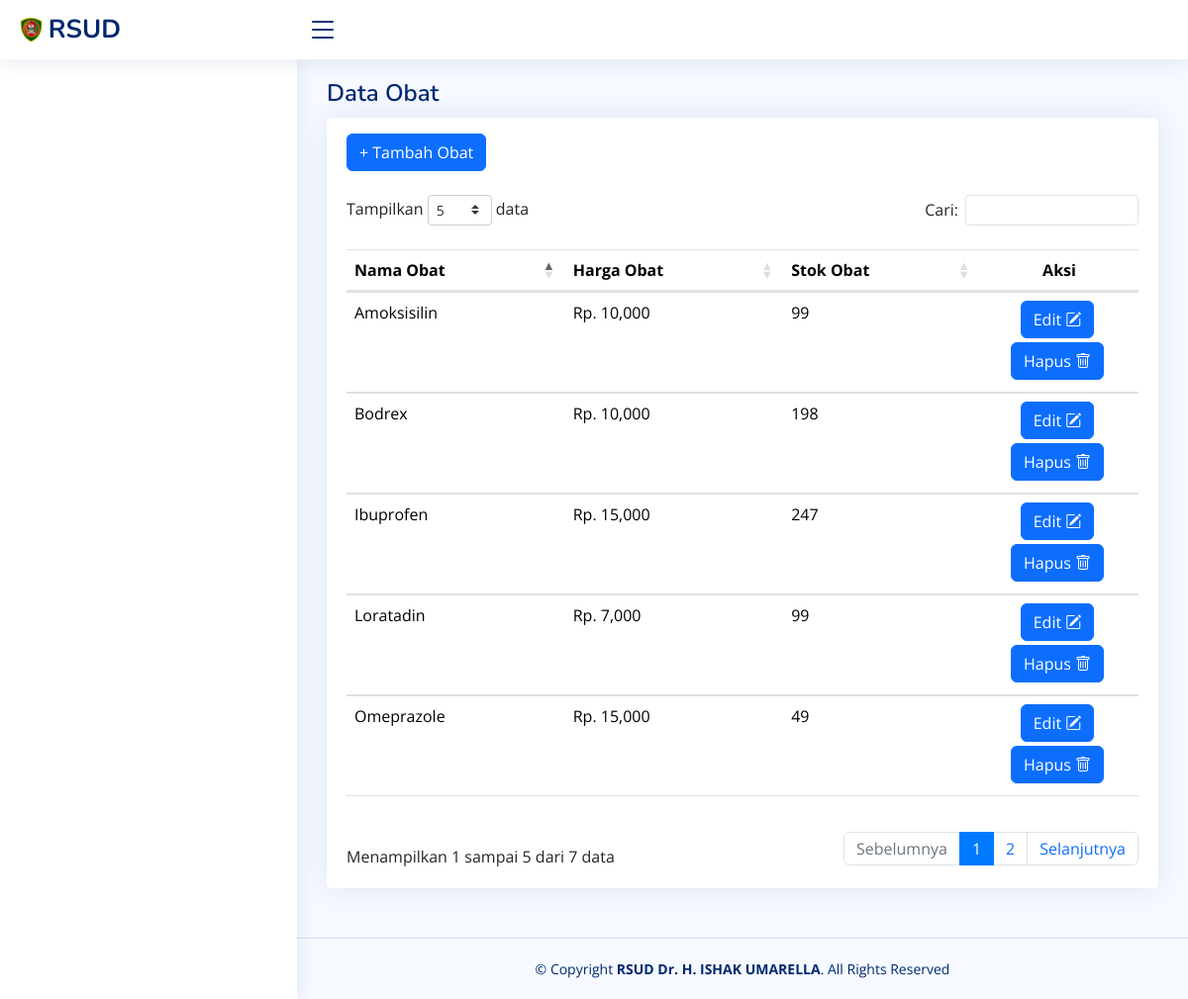
/index.php/admin/obat, run on the app's committed database.
### tables this page shows
CREATE TABLE `t_obat` (
  `id_obat` int(11) NOT NULL,
  `nama_obat` varchar(255) NOT NULL,
  `harga_obat` bigint(20) NOT NULL,
  `stok_obat` int(11) NOT NULL
);

### application/controllers/Admin.php (called while the page is built, shortened)
<?php
class Admin extends CI_Controller
{
    public function __construct()
    {
        $this->load->library('form_validation');
    }
    public function obat()
    {
        $data['obat'] = $this->db->get('t_obat')->result();
        $data['title'] = 'Manajemen Obat';
        $this->load->view('templates/main/header', $data);
        $this->load->view('templates/main/sidebar', $data);
        $this->load->view('admin/obat', $data);
        $this->load->view('templates/main/footer');
    }
}

### index.php (called while the page is built, shortened)
<?php
require_once BASEPATH.'core/CodeIgniter.php';

### application/views/admin/obat.php (the view, shortened to what this page needs)
<main id="main" class="main">
    <div class="pagetitle">
        <h1>Data Obat</h1>
    </div>
    <section class="section">
        <div class="row">
            <div class="col-lg-12">
                <div class="card">
                    <div class="card-body mt-3">
                        <div class="pb-3">
                            <button type="button" class="btn btn-primary" data-bs-toggle="modal" data-bs-target="#modalTambahObat">
                                + Tambah Obat
                            </button>
                        </div>
                        <div class="table-table-container mt-2">
                            <table id="example" class="table  my-4">
                                <thead>
                                    <tr>
                                        <th>Nama Obat</th>
                                        <th>Harga Obat</th>
                                        <th>Stok Obat</th>
                                        <th class="text-center" style="width: 20%;" data-sortable="false">Aksi</th>
                                    </tr>
                                </thead>
                                <tbody>
                                    <?php foreach ($obat as $o) : ?>
                                        <tr>
                                            <td><?= $o->nama_obat ?></td>
                                            <td>Rp. <?= number_format($o->harga_obat, 0) ?></td>
                                            <td><?= $o->stok_obat ?></td>
                                            <td class="text-center">
                                                <button type="button" class="btn btn-primary d-inline-block me-1 mb-1" data-bs-toggle="modal" data-bs-target="#modalEditObat<?= $o->id_obat ?>">
                                                    Edit <i class=" bi bi-pencil-square"></i>
                                                </button>
                                                <button type="button" class="btn btn-primary d-inline-block me-1 mb-1" data-bs-toggle="modal" data-bs-target="#modalHapusObat<?= $o->id_obat ?>">
                                                    Hapus <i class="bi bi-trash"></i>
                                                </button>
                                            </td>
                                        </tr>
                                    <?php endforeach ?>
                                </tbody>
                            </table>
                        </div>
                    </div>
                </div>
            </div>
        </div>
    </section>
</main>

### data on the page
t_obat: nama_obat "Bodrex", harga_obat "10,000", stok_obat "198"
t_obat: nama_obat "Ibuprofen", harga_obat "15,000", stok_obat "247"
t_obat: nama_obat "Amoksisilin", harga_obat "10,000", stok_obat "99"
t_obat: nama_obat "Omeprazole", harga_obat "15,000", stok_obat "49"
t_obat: nama_obat "Loratadin", harga_obat "7,000", stok_obat "99"
